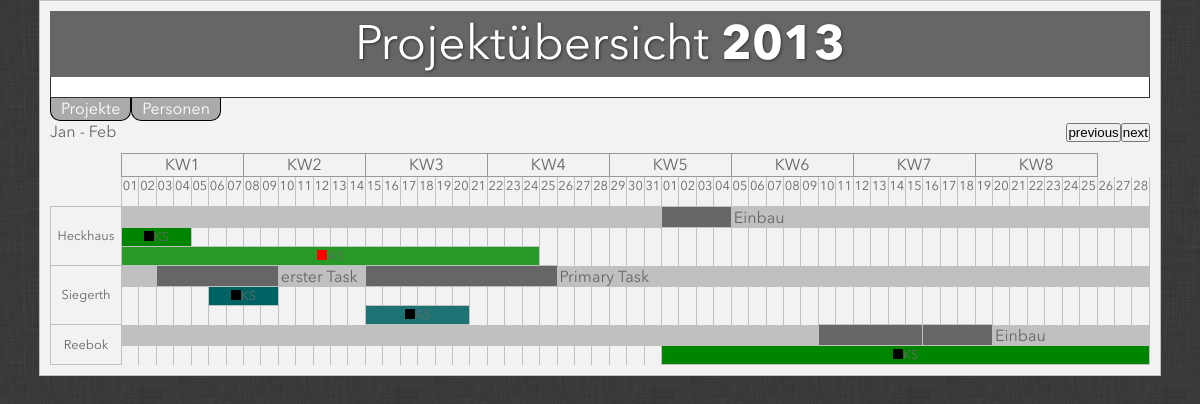
The page / on the database its author committed.
### tables this page shows
CREATE TABLE IF NOT EXISTS `projects` (
  `pid` int(10) NOT NULL AUTO_INCREMENT,
  `name` varchar(50) NOT NULL,
  `startdate` date NOT NULL,
  `enddate` date NOT NULL,
  `color` varchar(7) NOT NULL,
  PRIMARY KEY (`pid`),
  UNIQUE KEY `pid` (`pid`)
);

CREATE TABLE IF NOT EXISTS `primarytasks` (
  `ptid` int(10) NOT NULL AUTO_INCREMENT,
  `pid` int(10) NOT NULL,
  `enddate` date NOT NULL,
  `startdate` date NOT NULL,
  `name` varchar(50) NOT NULL,
  PRIMARY KEY (`ptid`)
);

CREATE TABLE IF NOT EXISTS `tasks` (
  `tid` int(10) NOT NULL AUTO_INCREMENT,
  `startdate` date NOT NULL,
  `enddate` date NOT NULL,
  `pid` int(10) NOT NULL,
  `trid` int(10) NOT NULL,
  `uid` int(10) NOT NULL,
  PRIMARY KEY (`tid`),
  UNIQUE KEY `tid` (`tid`)
);

CREATE TABLE IF NOT EXISTS `taskroles` (
  `trid` int(10) NOT NULL AUTO_INCREMENT,
  `name` varchar(50) NOT NULL,
  `color` varchar(7) NOT NULL,
  PRIMARY KEY (`trid`)
);

CREATE TABLE IF NOT EXISTS `users` (
  `uid` int(10) NOT NULL AUTO_INCREMENT,
  `role` int(10) NOT NULL,
  `usershortname` varchar(2) NOT NULL,
  `username` varchar(50) NOT NULL,
  `password` varchar(50) NOT NULL,
  PRIMARY KEY (`uid`),
  UNIQUE KEY `username` (`username`),
  UNIQUE KEY `uid` (`uid`)
);

### php/inc.includeClasses.php (called while the page is built, shortened)
<?php
	include_once('php/inc.jQuery.php');
	include_once('php/classes/class.form.php');
	include_once('php/classes/class.primaryTasks.php');
	include_once('php/classes/class.singleProject.php');
	include_once('php/classes/class.overview.php');
	include_once('php/classes/class.usersWithTasks.php');
	include_once('php/classes/class.tasks.php');
	include_once('php/classes/class.dateTimeOperations.php');
?>

### php/classes/class.tasks.php (the view, shortened to what this page needs)
<?php
class tasks {
	public $pid;
	public $uid;
	public function __construct($pid,$uid,$username,$tid="")
	{
		$this->pid = $pid;
		$this->uid = $uid;
		$this->username = $username;
	}
	public function getTasksfromDB()
	{
		$sql = "SELECT tasks.trid,tasks.startdate,tasks.enddate,tasks.tid FROM tasks WHERE tasks.pid=".$this->pid." AND tasks.uid=".$this->uid." ORDER BY tasks.startdate";
		$result = $GLOBALS['DB']->query($sql);
		$return = "";
		$actualDate = 0;
	    while ($task = $result->fetch_array())
	    {
			$startDate = strtotime($task['startdate']);
			$endDate = strtotime($task['enddate']);
			if($startDate <= GLB::$lastDay AND $endDate >= GLB::$firstDay){
				if ($actualDate==0)
				{
					if (date("z",$startDate) !== date("z",GLB::$firstDay))
					{
						$duration = $this->calculateDuration($startDate,GLB::$firstDay);
						$j = $actualDate;
						for($i = 1; $i <= $duration;$i++){
							$return .= '<td class="emptyTD day'.date("d",$j).'"></td>';
							$j = $j + 86400;
						}
					}
				}
				$duration = $this->calculateDuration(($endDate+86400),$startDate);
				$trid = $task['trid'];
				$trid = $this->getNameFromTaskRoles($trid);
				$return .= "
				<td class='singleTask' colspan='".$duration."'>";
				if($duration == 1){
				}else{
				$return .= "
					<span style='background:".$trid['color']."' class='".$trid['name']." taetigkeitsbox'>
					</span>";
				}
				$return .= "<span class='".$trid['name']."'>".$this->username."</span>
				</td>";
				$return .= "";
				$actualDate = $endDate;
			}
	    }
		if ($actualDate !== 0) {
			$duration = $this->calculateDuration(GLB::$lastDay,$actualDate);
			if ($duration !== 0){
				$j = $actualDate;
				$j = $j +86400;
				for($i = 1; $i <= $duration;$i++){
					$return .= '<td class="emptyTD day'.date("d",$j).'"></td>';
					$j = $j + 86400;
				}
			}
		}
	    return $return;
	}
	private function getNameFromTaskRoles($trid)
	{
		$sql = "SELECT name,color FROM taskroles WHERE trid=".$trid;
		$result = $GLOBALS['DB']->query($sql);
		$result = $result->fetch_array();
		return $result;
	}
	private function calculateDuration($endDate,$startDate)
	{
		$duration = $endDate - $startDate;
		$duration = $duration/"86400";
		return $duration;
	}
}
?>

### index.php (shortened to what this page needs)
<!DOCTYPE html>
<html>
<head>
    <link rel ="stylesheet" href="css/style.css" type="text/css" />
</head>
<body>
<div class="wrapper">
<header id="globalHeader">
	Projektübersicht <strong><?php echo $_POST['year']?></strong>
	<div class="globalHeaderBox"></div>
</header>
<nav id="globalNav">
	<div class="projectPersonNav">
		<a href="editProject.php">Projekte</a>
		<a href="editUser.php">Personen</a>
	</div>
</nav>
<?php
    require_once('php/inc.includeClasses.php');
	$overViewDate = $_POST['year']."-".$_POST['month']."-01";
	GLB::$firstMonth = $overViewDate;
	GLB::$lastMonth =  GLB::addOneMonth();
	new dateTimeOperations(GLB::$firstMonth,GLB::$lastMonth);
    $overview = new overview();
    echo $overview->getAllProjects();
?>
</div>
</body>
</html>

### php/inc.jQuery.php (shortened to what this page needs)
<link href="css/jquery-ui-1.10.0.custom.min.css" rel="stylesheet">

### php/classes/class.dateTimeOperations.php (shortened to what this page needs)
<?php
class dateTimeOperations
{
	public function __construct($firstMonth,$lastMonth) {
		GLB::$firstMonth = $firstMonth;
		GLB::$days = $this->generateDaysForMonth(GLB::$firstMonth);
		return $this;
	}
	public function generateDaysForMonth($date,$dayRangeCount = "")
	{
		$month = strtotime($date);
		$month = date("t",$month);
		$days = "";
		for ($i = 1; $i <= $month; $i++)
			{
			$currentDay = date("d",mktime(0,0,0,date("n",$month),$i,date("Y",$month)));
			$days .= '<th class="calendarDay day'.$currentDay.'">';
			$days .= $currentDay;
			$days .= '</th>';
		}
		return $days;
	}
}
?>

### php/classes/class.overview.php (shortened to what this page needs)
<?php
class overview {
	public function getAllProjects()
	{
		echo date("M",GLB::$firstDay);
		echo " - ";
		echo date("M",GLB::$lastDay);
		$sql = "SELECT pid,startdate,enddate FROM projects";
		$result = $GLOBALS['DB']->query($sql);
		$return = "";
		$return .= $this->generateNextNavigation();
		$return .= $this->generatePreviousNavigation();
		$return .= "<hr>";
		$return .= $this->generateTableHead();
	    while ($singleProject = $result->fetch_array())
	    {
			if(strtotime($singleProject['startdate']) <= GLB::$lastDay AND strtotime($singleProject['enddate']) >= GLB::$firstDay)
			{
				$singleProject = new singleProject($singleProject['pid']);
				$return .= $singleProject;
			}
	    }
		$return .= $this->generateTableFoot();
	    return $return;
	}
	private function generateNextNavigation()
	{
		$month = $_POST['month'];
		$year = $_POST['year'];
		if($month==12){
			$month = 01;
			$year++;
		} else {
			$month++;
		}
		$return = '<form action="" class="next" method="post"><input type="submit" value="next">
				<input type="hidden" name="year" value="'.$year.'">
				<input type="hidden" name="month" value="'.$month.'">
				</form>';
		return $return;
	}
	private function generatePreviousNavigation()
	{
		$month = $_POST['month'];
		$year = $_POST['year'];
		if($month==01){
			$month = 12;
			$year--;
		} else {
			$month--;
		}
		$return = '<form action="" method="post" class="previous"><input type="submit" value="previous">
				<input type="hidden" name="year" value="'.$year.'">
				<input type="hidden" name="month" value="'.$month.'">
				</form>';
		return $return;
	}
	private function generateTableHead()
	{
	$return = '<article class="projectCalendar">
			<table>
			<thead>
				<tr>
					<th></th>
					<th colspan="7" class="calendarWeek">KW1</th>
					<th colspan="7" class="calendarWeek">KW2</th>
					<th colspan="7" class="calendarWeek">KW3</th>
					<th colspan="7" class="calendarWeek">KW4</th>
					<th colspan="7" class="calendarWeek">KW5</th>
					<th colspan="7" class="calendarWeek">KW6</th>
					<th colspan="7" class="calendarWeek">KW7</th>
					<th colspan="7" class="calendarWeek">KW8</th>
				</tr>
				<tr>
					<th></th>';
	$return .= GLB::$days;
	$return .= '</tr>
			</thead>
			<tbody>';
			return $return;
	}
	private function generateTableFoot()
	{
		$return ="</tbody></table>";
		return $return;
	}
}
?>

### php/classes/class.usersWithTasks.php (shortened to what this page needs)
<?php
class usersWithTasks {
	public $pid;
	public function __construct($pid,$projectColor="")
	{
		$this->pid=$pid;
		$this->projectColor = $projectColor;
	}
	public function createUserRow()
	{
		$sql = "SELECT users.uid,users.usershortname FROM users,tasks WHERE tasks.uid = users.uid and pid=".$this->pid." GROUP BY users.uid";
		$result = $GLOBALS['DB']->query($sql);
	    $this->userCount = $result->num_rows;
		$this->userTasks = "";
		$i = 1;
	    while ($singleUser = $result->fetch_array())
	    {
			$this->userTasks .= "<tr class='".$this->projectColor." userTaskRow".$i."'>";
			$userContent = new tasks($this->pid,$singleUser['uid'],$singleUser['usershortname']);
			$this->userTasks .= $userContent->getTasksfromDB();
			$this->userTasks .= "</tr>";
			$i++;
	    }
		if($i<5){
			$j = 5 - $i;
			for($q = 0;$q<=$j;$q++){
			}
		}
	    return $this;
	}
}
?>

### php/classes/class.singleProject.php (shortened to what this page needs)
<?php
class singleProject {
	public $pid;
	public function __construct($pid)
	{
		$this->pid = $pid;
		$sql = "SELECT name,color,startdate,enddate FROM projects WHERE pid=".$this->pid;
		$result = $GLOBALS['DB']->query($sql);
	    $singleProject = $result->fetch_array();
		$this->projectColor = $singleProject['color'];
		$this->projectName = $singleProject['name'];
	}
	private function getPrimaryTasks()
	{
		$primaryTasks = new primaryTasks($this->pid);
		return $primaryTasks->getTasksFromDB();
	}
	private function getDetailsForSingleProject()
	{
	    $rowspan = $this->userCount + 1;
		$return = '
			<tr class="primaryTasksRow '.$this->projectColor.'">
			<td class="'.$this->projectName.' projectSingleName" rowspan="'.$rowspan.'">
				'.$this->projectName.'
			</td>';
	    return $return;
	}
	public function __toString()
	{
		$contents = $this->getUserRow();
		$return = $this->getDetailsForSingleProject();
		$return .= $this->getPrimaryTasks();
		$return .= "</tr>";
		$return .= $contents;
		return $return;
	}
	private function getUserRow()
	{
		$usersWithTasks = new usersWithTasks($this->pid,$this->projectColor);
		$usersWithTasks->createUserRow();
		$this->userCount = $usersWithTasks->userCount;
		return $usersWithTasks->userTasks;
	}
}
?>

### php/classes/class.primaryTasks.php (shortened to what this page needs)
<?php
class primaryTasks {
	public $pid;
	public function __construct($pid)
	{
		$this->pid = $pid;
	}
	public function getTasksFromDB()
	{
		$sql = "SELECT name,startdate,enddate FROM primarytasks WHERE pid=".$this->pid." ORDER BY startdate";
		$result = $GLOBALS['DB']->query($sql);
		$return = "";
		$actualDate = 0;
		while ($primaryTask = $result->fetch_array())
	    {
		    $startDate = strtotime($primaryTask['startdate']);
			$endDate   = strtotime($primaryTask['enddate']);
			if($startDate <= GLB::$lastDay AND $endDate >= GLB::$firstDay)
			{
				if ($actualDate==0)
				{
					if (date("z",$endDate) !== date("z",GLB::$firstDay))
					{
						$duration = $this->calculateDuration($startDate,GLB::$firstDay);
						for($i = 1; $i <= $duration;$i++){
							$return .= '<td class="emptyTD"></td>';
						}
					}
				}
				if($actualDate!=0){
					$actualDate = strtotime($actualDate);
					if (date("z",$endDate) !== date("z",$actualDate))
					{
						$duration = $this->calculateDuration($startDate,$actualDate);
						$duration = $duration-1;
						if ($duration !== 0){
							for($i = 1; $i <= $duration;$i++){
								$return .= '<td class="emptyTD"></td>';
							}
						}
					}
				}
				$duration = $this->calculateDuration($endDate,$startDate);
				if ($duration !== 0){
					$duration = $duration+1;
				}
				$return .= '<td colspan="'.$duration.'" class="'.$primaryTask["name"].' projectMainDates"><div class="primaryTaskName">'.$primaryTask["name"].'</div></td>';
				$actualDate = $primaryTask['enddate'];
			}
	    }
		if ($actualDate !== 0) {
	    $actualDate = strtotime($actualDate);
			$duration = $this->calculateDuration(GLB::$lastDay,$actualDate);
			if ($duration !== 0){
				for($i = 1; $i <= $duration;$i++){
					$return .= '<td class="emptyTD"></td>';
				}
			}
		}
	    return $return;
	}
	private function calculateDuration($endDate,$startDate)
	{
		$duration = $endDate - $startDate;
		$duration = $duration/"86400";
		return $duration;
	}
}
?>

### css/content.css (style rules this page uses)
body { background:url('../img/low_contrast_linen.png') top center; background-attachment: fixed; font-family: Avenir; color:#666; font-size:1em; }
strong { font-family: AvenirBold; }
.wrapper { margin:0 auto; width:1100px; border:1px solid silver; background:#F2F2F2; padding:10px; }
article { margin-top: 10px; }
#globalHeader { font-size:3em; text-align:center; text-shadow: 1px 1px 3px #333; color:#fff; margin-top:0; background:#666; }
.globalHeaderBox { background:#ffffff; border-bottom:1px solid #333; border-right: 1px solid #333; border-left: 1px solid #333; color:#333; height:20px; }
#globalNav a { background:#aaa; border-radius:0 0 10px 10px; color:#fff; padding:0 10px; margin:0; display:block; float:left; border:1px solid black; border-top:none; text-decoration:none; }
.projectPersonNav { float:left; }
.blue.userTaskRow1 td.singleTask { background:#006363; }
.blue.userTaskRow2 td.singleTask { background:#1D7373; }
.green.userTaskRow1 td.singleTask { background:#008500; }
.green.userTaskRow2 td.singleTask { background:#269926; }
.calendarWeek { border: 1px solid #999; text-align:center; color:#666; }
.calendarDay { border-left:1px solid silver; border-right:1px solid silver; border-bottom:1px solid silver; height:29px; color:#666; font-size:0.8em; vertical-align:top; text-align:center; width:20px; }
.projectSingleName { width:100px; border: 1px solid silver; text-align:center; color:#666; vertical-align:middle; font-size:0.8em; overflow:hidden; }
.projectMainDates { background:#666; height:20px; border:1px solid silver; position:relative; }
.taetigkeitsbox { width:10px; height:10px; display:inline-block; }
.primaryTaskName { position:absolute; right:-103px; width:100px; top:-1px; height:21px; padding-top:1px; }
.singleTask { text-align:center; border:1px solid silver; font-size:0.8em; }
.primaryTasksRow .emptyTD { background:silver; }
.emptyTD { border-right:1px solid silver; border-left:1px solid silver; }
form.next { float:right; }
form.previous { float:right; }

### rows shown on the page
projects: name "Heckhaus"
primarytasks: name "Einbau"
tasks: uid.usershortname "KS"
tasks: uid.usershortname "AS"
projects: name "Siegerth"
primarytasks: name "erster Task"
primarytasks: name "Primary Task"
tasks: uid.usershortname "KS"
tasks: uid.usershortname "AS"
projects: name "Reebok"
primarytasks: name "Einbau"
tasks: uid.usershortname "KS"

### other values the page prints
$_POST['year'] "2013"
date("M",GLB::$firstDay) "Jan"
date("M",GLB::$lastDay) "Feb"
